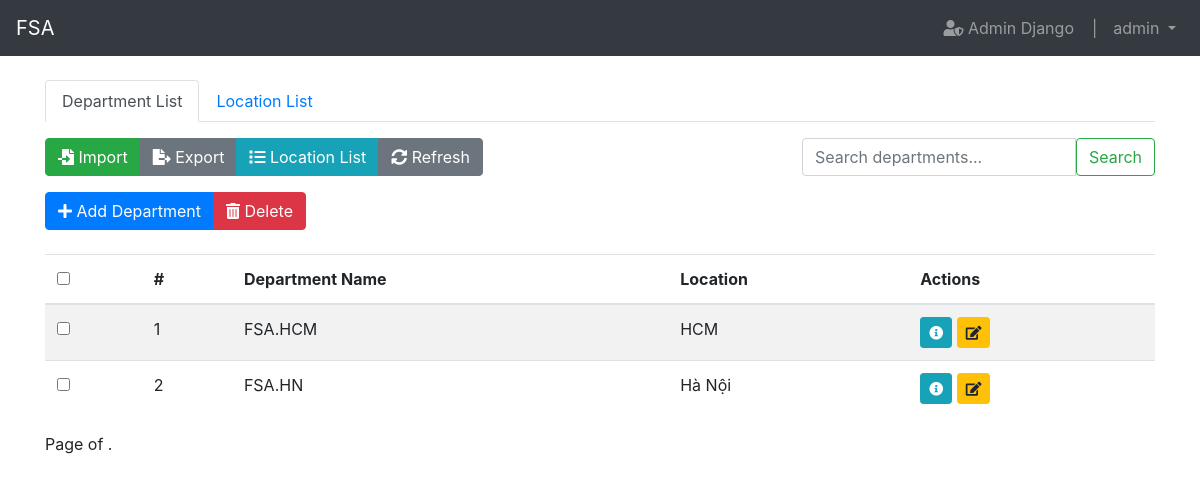
Page /department/departments/ (signed in) on the committed database.
### user/models.py (models this page shows)
class User(AbstractUser):
    date_joined = models.DateTimeField(auto_now_add=True)
    training_programs = models.ManyToManyField(TrainingProgram)
    modules = models.ManyToManyField(Module, related_name='assigned_users', blank=True)
    groups = models.ManyToManyField(
        Group,
        blank=True,
        help_text='The groups this user belongs to.',
        verbose_name='groups',
        related_name='custom_user_groups',
    )
    user_permissions = models.ManyToManyField(
        Permission,
        blank=True,
        help_text='Specific permissions for this user.',
        verbose_name='user permissions',
        related_name='custom_user_permissions',
    )

### department/models.py (models this page shows, shortened)
class Department(models.Model):
    name = models.CharField(max_length=255)
    location = models.ForeignKey(Location, on_delete=models.SET_NULL, null=True)
    users = models.ManyToManyField(User, related_name='department')
    courses = models.ManyToManyField(Course, related_name='department', blank=True)

class Location(models.Model):
    name = models.CharField(max_length=255)
    address = models.TextField()

### department/views.py (the view)
# urls.py: path('departments/', views.department_list, name='department_list'),
@login_required
def department_list(request):
    query = request.GET.get('search', '')  # Sửa đổi ở đây nếu cần
    departments = Department.objects.filter(name__icontains=query).order_by('name')
    paginator = Paginator(departments, 5)  # 5 phòng ban mỗi trang
    page_number = request.GET.get('page')
    page_obj = paginator.get_page(page_number)
    return render(request, 'department_list.html', {'page_obj': page_obj, 'query': query})

### user/templatetags/custome_filters.py (called while the page is built)
@register.filter
def multiply(value, arg):
    return value * arg

### department/templates/department_list.html (shortened to what this page needs)
{% extends 'base.html' %}
{% load static %}
{% load custome_filters %}
{% block content %}
<div class="container mt-4">
    <ul class="nav nav-tabs mt-3">
        <li class="nav-item">
            <a class="nav-link active" href="{% url 'department:department_list' %}">Department List</a>
        </li>
        <li class="nav-item">
            <a class="nav-link" href="{% url 'department:location_list' %}">Location List</a>
        </li>
    </ul>
    <div class="mt-3">
        <div class="d-flex justify-content-between align-items-center">
            <div class="btn-group">
                    <button class="btn btn-success" title="Import Departments from Excel" data-toggle="modal" data-target="#importModal" data-toggle="tooltip">
                        <i class="fas fa-file-import"></i> Import
                    </button>
                    <button class="btn btn-secondary" title="Export Departments" data-toggle="modal" data-target="#exportModal" data-toggle="tooltip">
                        <i class="fas fa-file-export"></i> Export
                    </button>
                <a href="{% url 'department:location_list' %}" class="btn btn-info" title="View Location List">
                    <i class="fas fa-list"></i> Location List
                </a>
                <a href="{% url 'department:department_list' %}" class="btn btn-secondary" title="Refresh Department List" id="refresh_button">
                    <i class="fas fa-sync-alt"></i> Refresh
                </a>
            </div>
            <form method="GET" action="{% url 'department:department_list' %}" class="form-inline">
                <div class="input-group">
                    <input type="text" name="q" value="{{ query|default_if_none:'' }}" class="form-control" placeholder="Search departments..." aria-label="Search departments">
                    <button type="submit" class="btn btn-outline-success ms-2">Search</button>
                </div>
            </form>
        </div>
        <form id="delete_form" method="POST" action="{% url 'department:department_delete' %}">
            <div class="btn-group mt-3">
                    <a href="{% url 'department:department_create' %}" class="btn btn-primary" title="Add New Department">
                        <i class="fas fa-plus"></i> Add Department
                    </a>
                    <button type="button" id="delete_button" class="btn btn-danger" title="Delete Selected Departments" data-toggle="tooltip">
                        <i class="fas fa-trash-alt"></i> Delete
                    </button>
            </div>
            <table class="table table-striped mt-4">
                <thead>
                    <tr>
                        <th>
                            <input type="checkbox" id="select_all">
                        </th>
                        <th>#</th>
                        <th>Department Name</th>
                        <th>Location</th>
                        <th>Actions</th>
                    </tr>
                </thead>
                <tbody>
                    {% if page_obj.object_list %}
                        {% for department in page_obj.object_list %}
                        <tr>
                            <td>
                                <input type="checkbox" name="selected_departments" value="{{ department.pk }}" class="department-checkbox">
                            </td>
                            <td>{{ page_obj.number|add:'-1'|multiply:5|add:forloop.counter }}</td>
                            <td>{{ department.name }}</td>
                            <td>{{ department.location.name }}</td>
                            <td>
                                <a href="{% url 'department:department_detail' department.pk %}" class="btn btn-info btn-sm" title="View Details" data-toggle="tooltip">
                                    <i class="fas fa-info-circle"></i>
                                </a>
                                <a href="{% url 'department:department_update' department.pk %}" class="btn btn-warning btn-sm" title="Edit Department" data-toggle="tooltip">
                                    <i class="fas fa-edit"></i>
                                </a>
                            </td>
                        </tr>
                        {% endfor %}
                    {% else %}
                    <tr>
                        <td colspan="5" class="text-center">No departments found.</td>
                    </tr>
                    {% endif %}
                </tbody>
            </table>
        </form>
        <div class="pagination mt-3">
            <span class="step-links">
                <span class="current">
                    Page {{ departments.number }} of {{ departments.paginator.num_pages }}.
                </span>
            </span>
        </div>
    </div>
</div>
{% endblock %}

### main/templates/base.html (shortened to what this page needs)
<!DOCTYPE html>
<html lang="en">
<head>
    <link rel="stylesheet" href="https://maxcdn.bootstrapcdn.com/bootstrap/4.5.2/css/bootstrap.min.css">
    <link rel="stylesheet" href="https://cdnjs.cloudflare.com/ajax/libs/font-awesome/5.15.4/css/all.min.css">
</head>
<body>
    <nav class="navbar navbar-expand-lg navbar-dark bg-dark">
        <a class="navbar-brand" href="{% url 'main:home' %}">FSA</a>
        <div class="collapse navbar-collapse">
                {% if request.user.is_authenticated %}
            <ul class="navbar-nav ml-auto">
                <li class="nav-item">
                    <a class="nav-link" href="{% url 'admin:index' %}" target="_blank">
                        <i class="fas fa-user-shield"></i> Admin Django &nbsp;&nbsp;&nbsp;|
                    </a>
                </li>
                <li class="nav-item dropdown">
                    <a class="nav-link dropdown-toggle" href="#" id="navbarDropdown" role="button" data-toggle="dropdown" aria-haspopup="true" aria-expanded="false">
                        {{ request.user.get_full_name|default:request.user.username }}
                    </a>
                </li>
                {% else %}
                <li class="nav-item"><a class="nav-link" href="{% url 'main:register_email' %}">Register</a></li>
                <li class="nav-item"><a class="nav-link" href="{% url 'main:login' %}">Login</a></li>
                {% endif %}
            </ul>
        </div>
    </nav>
    <div class="container-fluid mt-4">
        {% block content %}{% endblock %}
    </div>
</body>
</html>

### rows in the picture
User: user.get_full_name "admin"
Department: number|add "1", name "FSA.HCM", location.name "HCM"
Department: number|add "2", name "FSA.HN", location.name "Hà Nội"
